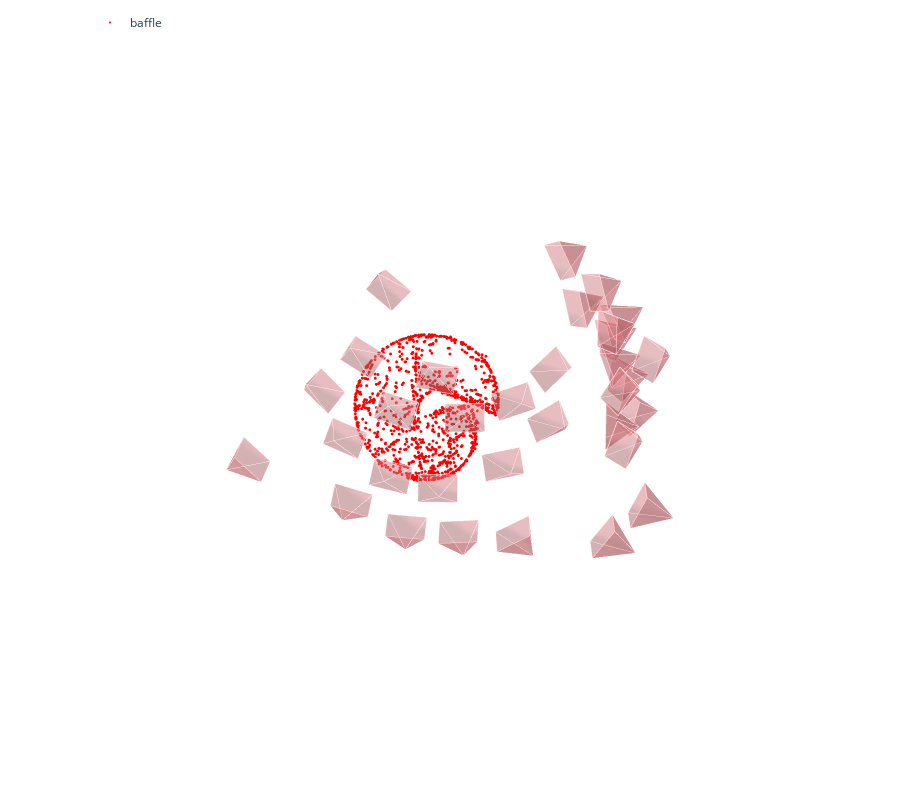

Write notebook code for a chart like this one.
### Code cell
model = reconstruction.main(sfm_dir, images, sfm_pairs, features, matches, image_list=references)
end = time.time()
print(end- start)
fig = viz_3d.init_figure()
viz_3d.plot_reconstruction(fig, model, name="baffle")
fig.show()
